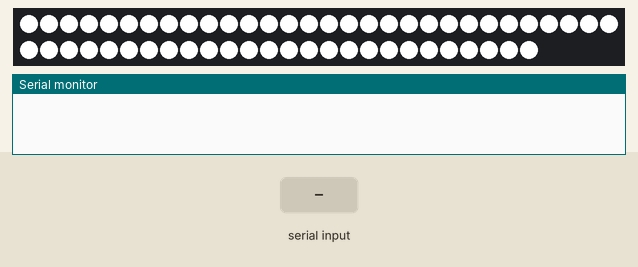
This sketch was run on a simulated Arduino Uno, built with avr-gcc and run on an emulated ATmega328P. Parts: 56 RGB LEDs in strip order, left to right, continuing on the next row, the last lines printed to the serial monitor. The inputs (shaded band) are chosen by the test bench. Dim RGB values are drawn brighter than linear.

Above: at 3.0 s.
3.1 s: "f" received over Serial
At 4.5 s:
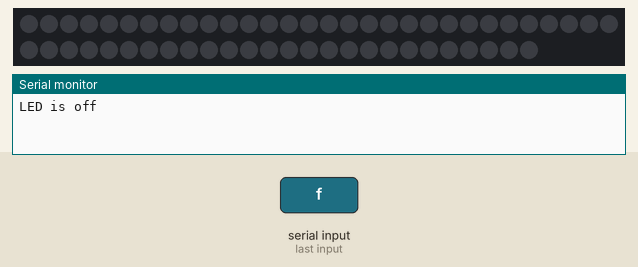
5.3 s: "r" received over Serial
At 6.2 s:
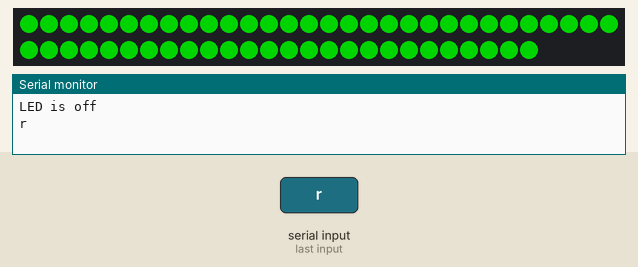
7.3 s: "s" received over Serial
At 8.3 s:
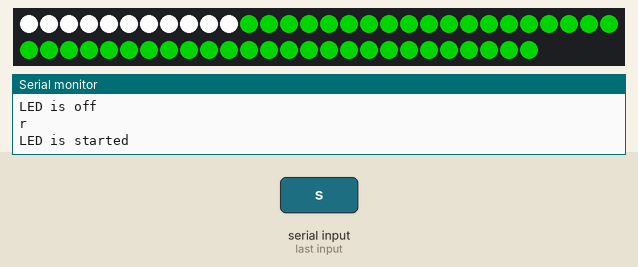
10.3 s: "g" received over Serial
At 11.5 s:
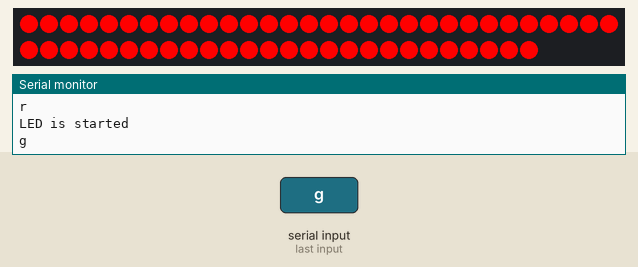
12.1 s: "o" received over Serial
At 13.2 s:
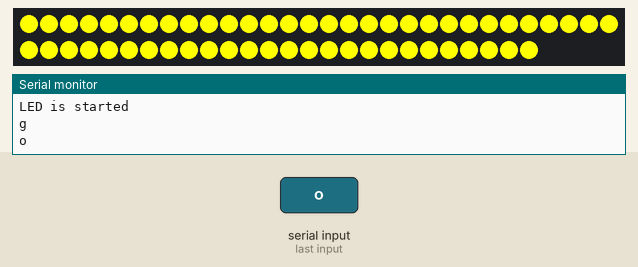
14.1 s: "s" received over Serial
At 15.12 s:
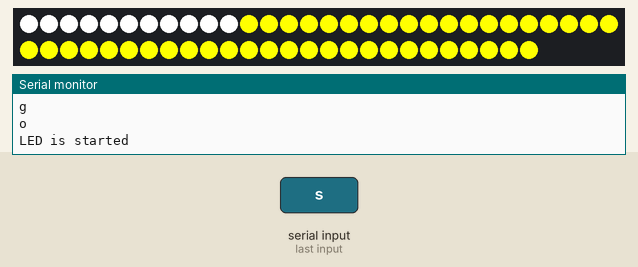
Timing chart, 0 to 17.1 s (numbered marks = the images above; inputs shaded):
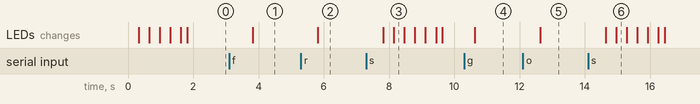

The sketch:

ML.ino
```cpp
#include "FastLED.h"
#define NUM_LEDS 56
#define DATA_PIN 12
char blueToothVal;           //value sent over via bluetooth
char lastValue;              //stores last state of device (on/off)

CRGB leds[NUM_LEDS];

void setup() {
  Serial.begin(9600);
  pinMode(12,OUTPUT);
  FastLED.addLeds<WS2811, DATA_PIN, RGB>(leds, NUM_LEDS);
  start();
}
void loop() {
  if(Serial.available())
  {//if there is data being recieved
    blueToothVal=Serial.read(); //read it
  }
  if (blueToothVal=='n') // включення лампи
  {//if value from bluetooth serial is n
    for(int i = 0; i < NUM_LEDS;i++){
      leds[i] = CRGB::White;
    }
    if (lastValue!='n'){
      Serial.println(F("LED is on")); //print LED is on
      FastLED.show();
    }
    lastValue=blueToothVal;
  }
  else if (blueToothVal=='f') // виключення лампи
  {//if value from bluetooth serial is n
    for(int i = 0; i < NUM_LEDS;i++){
      leds[i] = CRGB::Black;
    }
    if (lastValue!='f'){
      Serial.println(F("LED is off")); //print LED is on
      FastLED.show();
    }
    lastValue=blueToothVal;
  }
  else if (blueToothVal=='s') // запуск лампи
  {//if value from bluetooth serial is
    if (lastValue!='s'){
      Serial.println(F("LED is started")); //print LED is on
      start();
    }
    lastValue=blueToothVal;
  }
  else
  {//if value from bluetooth serial is
    if (lastValue!=blueToothVal){
      Serial.println(blueToothVal);
      color(blueToothVal);
    }
    lastValue=blueToothVal;
  }
  delay(1000);
}

void start () // При запуску
{
  for(int i = 0; i < NUM_LEDS; i++)
  {
    leds[i] = CRGB::White;
    FastLED.show();
    delay(30);
  }
}

void color (char color)
{
  switch (color)
  {
    case 'r': // red
    {
      for(int i = 0; i < NUM_LEDS; i++) {
        leds[i] = CRGB::Green;
      }
      FastLED.show();
      break;
    }
    case 'g': // green
    {
      for(int i = 0; i < NUM_LEDS; i++) {
        leds[i] = CRGB::Red;
      }
      FastLED.show();
      break;
    }
    case 'w': // white
    {
      for(int i = 0; i < NUM_LEDS; i++) {
        leds[i] = CRGB::White;
      }
      FastLED.show();
      break;
    }
    case 'o': // orange
    {
      for(int i = 0; i < NUM_LEDS; i++) {
        leds[i] = CRGB::Yellow;
      }
      FastLED.show();
      break;
    }
  }
}
```

Measured:
- after the input at 3.1 s, the LEDs: change after 0.72 s (image 1)
- after the input at 5.3 s, the LEDs: change after 0.52 s (image 2)
- after the input at 7.3 s, the LEDs: first change after 0.52 s (image 3 shows a later state)
- after the input at 10.3 s, the LEDs: change after 0.33 s (image 4)
- after the input at 12.1 s, the LEDs: change after 0.54 s (image 5)
- after the input at 14.1 s, the LEDs: first change after 0.54 s (image 6 shows a later state)
